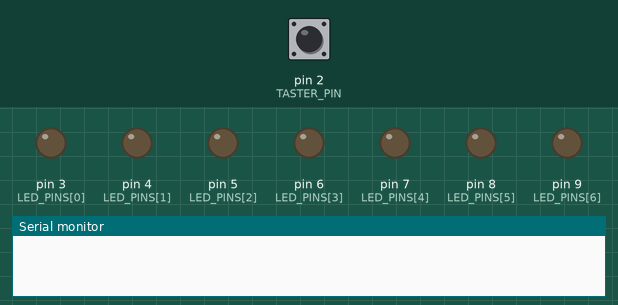
Recording of a sketch running on a simulated Arduino Uno, built with avr-gcc and run on an emulated ATmega328P. On the bench: output pins drawn as LEDs (lit = HIGH), the last lines printed to the serial monitor. The inputs (shaded band) are chosen by the test bench; at power-on: pin 2 (TASTER_PIN) LOW. Random numbers use the default seed unless the sketch sets one.

Above: at 1.2 s.
1.3 s: pin 2 (TASTER_PIN) pulled HIGH for 0.15 s
At 4.1 s:
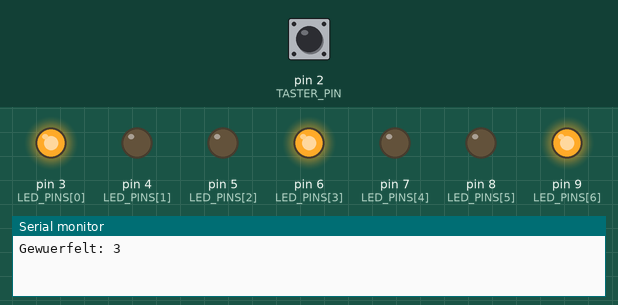
4.3 s: pin 2 (TASTER_PIN) pulled HIGH for 1 s
At 7.1 s:
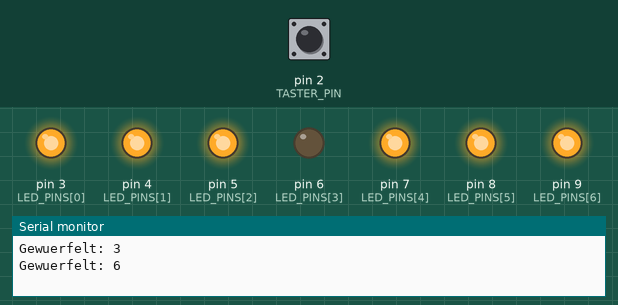
7.7 s: pin 2 (TASTER_PIN) pulled HIGH for 3.2 s
At 9.9 s:
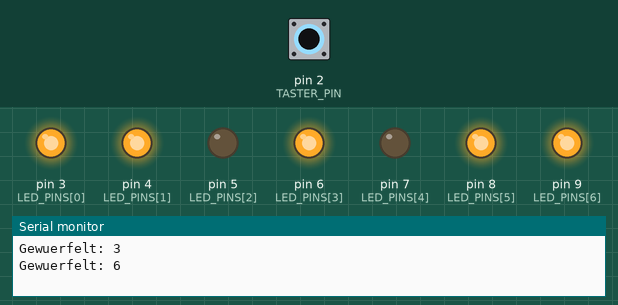
Timing chart, 0 to 14.4 s (numbered marks = the images above; inputs shaded):
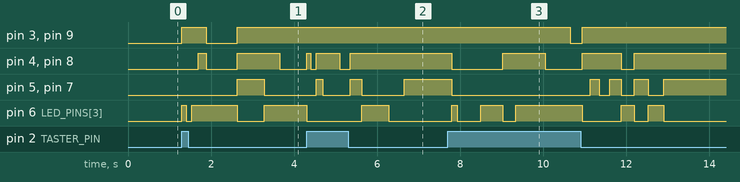

The sketch:

wuerfel_led.ino
```cpp
/*
 * Projekt 32: Würfelsimulation mit 7 LEDs
 * Taster drücken würfelt eine Zahl, 7 LEDs zeigen das Würfelbild.
 *
 * LED-Anordnung (wie echter Würfel):
 *   [0]   [1]      Pins: 3, 4
 *   [2][3][4]      Pins: 5, 6, 7
 *   [5]   [6]      Pins: 8, 9
 *
 * Taster an Pin 2
 */

const int TASTER_PIN = 2;
const int LED_PINS[] = {3, 4, 5, 6, 7, 8, 9};

// Welche LEDs für welche Zahl leuchten
const bool WUERFEL[6][7] = {
  {0, 0, 0, 1, 0, 0, 0},  // 1: Mitte
  {1, 0, 0, 0, 0, 0, 1},  // 2: Diagonal
  {1, 0, 0, 1, 0, 0, 1},  // 3: Diagonal + Mitte
  {1, 1, 0, 0, 0, 1, 1},  // 4: Ecken
  {1, 1, 0, 1, 0, 1, 1},  // 5: Ecken + Mitte
  {1, 1, 1, 0, 1, 1, 1}   // 6: Alle außer Mitte
};

void setup() {
  pinMode(TASTER_PIN, INPUT);
  for (int i = 0; i < 7; i++) {
    pinMode(LED_PINS[i], OUTPUT);
  }
  randomSeed(analogRead(A0));
  Serial.begin(9600);
}

void loop() {
  if (digitalRead(TASTER_PIN) == HIGH) {
    // Würfel-Animation
    for (int i = 0; i < 10; i++) {
      zeigeZahl(random(1, 7));
      delay(100 + i * 30);
    }

    // Endergebnis
    int ergebnis = random(1, 7);
    zeigeZahl(ergebnis);
    Serial.print("Gewuerfelt: ");
    Serial.println(ergebnis);

    delay(500);  // Entprellung
  }
}

void zeigeZahl(int zahl) {
  for (int i = 0; i < 7; i++) {
    digitalWrite(LED_PINS[i], WUERFEL[zahl - 1][i]);
  }
}
```

Measured:
- after the input at 1.3 s, pin 3 (LED_PINS[0]): LOW → HIGH at once, → LOW 0.58 s later, → HIGH 0.75 s later; pin 4 (LED_PINS[1]): LOW → HIGH after 0.39 s, → LOW 0.19 s later, → HIGH 0.75 s later, → LOW 1.0 s later
- after the input at 4.3 s, pin 4 (LED_PINS[1]): goes HIGH 0.10 s, LOW 0.13 s, HIGH 0.57 s, LOW 0.25 s, then HIGH, starting at once; pin 5 (LED_PINS[2]): goes HIGH 0.16 s, LOW 0.66 s, HIGH 0.28 s, LOW 1.0 s, then HIGH, starting after 0.23 s
- after the input at 7.7 s, pin 3 (LED_PINS[0]): HIGH → LOW after 3.0 s, → HIGH 0.29 s later; pin 4 (LED_PINS[1]): goes LOW 1.2 s, HIGH 1.0 s, LOW 0.89 s, HIGH 0.94 s, LOW 0.31 s, then HIGH, starting after 0.10 s
